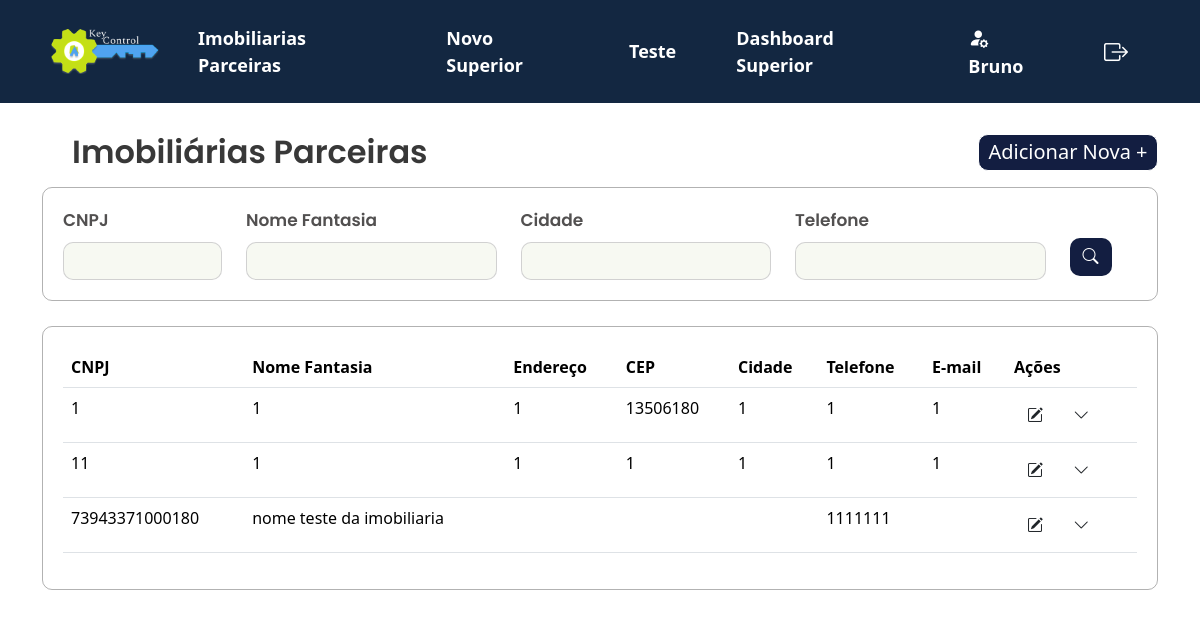
Page /KeyControl/projeto/views/lista_imobiliarias.php (signed in) on the committed database.
### tables this page shows
CREATE TABLE `imobiliaria` (
  `cnpj` varchar(14) NOT NULL,
  `nome_fantasia` varchar(255) DEFAULT NULL,
  `endereco` varchar(50) DEFAULT NULL,
  `numeroimobiliaria` int(11) DEFAULT NULL,
  `cepimobiliaria` int(11) DEFAULT NULL,
  `cidadeimobiliaria` varchar(50) DEFAULT NULL,
  `telefoneimobiliaria` varchar(9) DEFAULT NULL,
  `emailimobiliaria` varchar(50) DEFAULT NULL,
  `logo_imobiliaria` blob DEFAULT NULL
);

### KeyControl/projeto/app/controllers/filtro_imobiliaria.php (called while the page is built, shortened)
<?php
include '../app/controllers/db_conexao.php';
function buildQuery($cnpj, $nome_fantasia, $endereco, $numeroimobiliaria, $cepimobiliaria, $cidadeimobiliaria, $telefoneimobiliaria, $emailimobiliaria) {
    $sql = "SELECT * FROM imobiliaria WHERE 1=1";
    $params = [];
    return [$sql, $params];
}
$cnpj = $_POST['cnpj'] ?? '';
$nome_fantasia = $_POST['nome_fantasia'] ?? '';
$endereco = $_POST['endereco'] ?? '';
$numeroimobiliaria = $_POST['numeroimobiliaria'] ?? '';
$cepimobiliaria = $_POST['cepimobiliaria'] ?? '';
$cidadeimobiliaria = $_POST['cidadeimobiliaria'] ?? '';
$telefoneimobiliaria = $_POST['telefoneimobiliaria'] ?? '';
$emailimobiliaria = $_POST['emailimobiliaria'] ?? '';
list($sql, $params) = buildQuery($cnpj, $nome_fantasia, $endereco, $numeroimobiliaria, $cepimobiliaria, $cidadeimobiliaria, $telefoneimobiliaria, $emailimobiliaria);
if (isset($pdo) && $pdo) {
    try {
        $stmt = $pdo->prepare($sql);
        $stmt->execute($params);
        $result = $stmt->fetchAll(PDO::FETCH_ASSOC);
    } catch (Exception $e) {
        echo "Erro na execução da consulta: " . htmlspecialchars($e->getMessage());
    }
} else {
    echo "Erro na conexão com o banco de dados.";
}
?>

### KeyControl/projeto/views/lista_imobiliarias.php (the view, shortened to what this page needs)
<?php
   include '../app/controllers/filtro_imobiliaria.php';
?>
<!DOCTYPE html>
<html lang="pt-br">
   <head>
      <link href="https://cdn.jsdelivr.net/npm/bootstrap@5.3.3/dist/css/bootstrap.min.css" rel="stylesheet">
      <link rel="stylesheet" href="../public/assets/js/menu.js">
      <link rel="stylesheet" href="https://cdn.jsdelivr.net/npm/bootstrap-icons@1.10.5/font/bootstrap-icons.css">
      <link rel="stylesheet" type="text/css" href="../public/assets/css/style2.css">
   </head>
   <body>
      <?php include 'navbar_superior.php'; ?>
      <section>
         <div class="container">
            <div class="d-flex justify-content-between align-items-center mb-3">
                <h2 class="mb-0">Imobiliárias Parceiras</h2>
                <a href="../views/cadastro_imobiliaria.php" class="button_adicionarnovo">Adicionar Nova +</a>
            </div>
         </div>
         <div class="container">
            <form method="POST" action="">
               <div class="filtros-container">
                  <div class="row g-12">
                     <div class="col-md-2">
                        <label for="cnpj" class="form-label">CNPJ</label>
                        <input type="text" id="cnpj" class="form-control" name="cnpj" value="<?= htmlspecialchars($_POST['cnpj'] ?? '') ?>">
                     </div>
                     <div class="col-md-3">
                        <label for="nome_fantasia" class="form-label">Nome Fantasia</label>
                        <input type="text" id="nome_fantasia" class="form-control" name="nome_fantasia" value="<?= htmlspecialchars($_POST['nome_fantasia'] ?? '') ?>">
                     </div>
                     <div class="col-md-3">
                        <label for="cidadeimobiliaria" class="form-label">Cidade</label>
                        <input type="text" id="cidadeimobiliaria" class="form-control" name="cidadeimobiliaria" value="<?= htmlspecialchars($_POST['cidadeimobiliaria'] ?? '') ?>">
                     </div>
                     <div class="col-md-3">
                        <label for="telefoneimobiliaria" class="form-label">Telefone</label>
                        <input type="text" id="telefoneimobiliaria" class="form-control" name="telefoneimobiliaria" value="<?= htmlspecialchars($_POST['telefoneimobiliaria'] ?? '') ?>">
                     </div>
                     <div class="col-md-1">
                        <button class="btn btn-buscar" type="submit">
                           <i class="bi bi-search"></i>
                        </button>
                     </div>
                  </div>
               </div>
            </form>
         </div>
      </section>
      <section>
         <div class="container">
            <div class="card_relatório">
               <table class="table table-hover">
                  <thead>
                     <tr>
                        <th>CNPJ</th>
                        <th>Nome Fantasia</th>
                        <th>Endereço</th>
                        <th>CEP</th>
                        <th>Cidade</th>
                        <th>Telefone</th>
                        <th>E-mail</th>
                        <th>Ações</th>
                     </tr>
                  </thead>
                  <tbody>
                     <?php
                     if ($result && count($result) > 0) {
                         foreach ($result as $row) {
                             echo "<tr>
                                     <td>" . htmlspecialchars($row['cnpj']) . "</td>
                                     <td>" . htmlspecialchars($row['nome_fantasia']) . "</td>
                                     <td>" . htmlspecialchars($row['endereco']) . "</td>
                                     <td>" . htmlspecialchars($row['cepimobiliaria']) . "</td>
                                     <td>" . htmlspecialchars($row['cidadeimobiliaria']) . "</td>
                                     <td>" . htmlspecialchars($row['telefoneimobiliaria']) . "</td>
                                     <td>" . htmlspecialchars($row['emailimobiliaria']) . "</td>
                                     <td>
                                         <button class='btn' onclick='editRecord(" . htmlspecialchars($row['cnpj']) . ")'>
                                             <i class='bi bi-pencil-square'></i>
                                         </button>
                                         <button class='btn' onclick='toggleSubMenu(this)'>
                                             <i class='bi bi-chevron-down'></i>
                                         </button>
                                         <div class='submenu' style='display: none;'>
                                             <div class='submenu-options'>
                                                 <button class='imprimir' onclick='printInfo(" . htmlspecialchars($row['cnpj']) . ")'>
                                                     <i class='bi bi-printer'></i> Imprimir
                                                 </button>
                                                 <button class='email' onclick='sendEmail(\"" . htmlspecialchars($row['emailimobiliaria'] ?? '') . "\")'>
                                                     <i class='bi bi-envelope'></i> E-mail
                                                 </button>
                                                 <button class='excluir' onclick='deleteRecord(" . htmlspecialchars($row['cnpj']) . ")'>
                                                     <i class='bi bi-trash'></i> Excluir
                                                 </button>
                                             </div>
                                         </div>
                                     </td>
                                 </tr>";
                         }
                     } else {
                         echo "<tr><td colspan='8'>Nenhum registro encontrado</td></tr>";
                     }
                     ?>
                  </tbody>
               </table>
            </div>
         </div>
      </section>
   </body>
</html>

### KeyControl/projeto/views/navbar_superior.php
<head>
  <link rel="stylesheet" type="text/css" href="../public/assets/css/style1.css">
</head>
<nav class="navbar navbar-expand-sm">
  <div class="container">
    <div class="collapse navbar-collapse" id="navbarNavDropdown">
      <ul class="navbar-nav align-items-center">
        <li>
          <a class="nav-link" href="../views/home_superior.php"><img src="../public/assets/img/Logomarca.png" width="110px"></a>
        </li>
      </ul>
      <ul class="navbar-nav align-items-center">
        <li class="nav-item dropdown">
          <a class="nav-link" href="./lista_imobiliarias.php">Imobiliarias Parceiras</a>
        </li>
      </ul>
      <ul class="navbar-nav align-items-center">
        <li class="nav-item dropdown">
          <a class="nav-link" href="./cadastro_superior.php">Novo Superior</a>
        </li>
      </ul>
      <ul class="navbar-nav align-items-center">
        <li class="nav-item dropdown">
          <a class="nav-link" href="#">Teste</a>
        </li>
      </ul>
      <ul class="navbar-nav align-items-center">
        <li class="nav-item dropdown">
          <a class="nav-link" href="#">Dashboard Superior</a>
        </li>
      </ul>
      <ul class="navbar-nav align-items-center">
        <li class="nav-item dropdown">
        <a class="nav-link" href="../views/perfil.php"><i class="bi bi-person-fill-gear fs-5"></i>
          <?php
          $user_name = htmlspecialchars($_SESSION['user_name'] ?? 'Usuário');
          $first_name = explode(' ', $user_name)[0];
          echo $first_name;
          ?>
          </a>
        </li>
      </ul>
      <ul class="navbar-nav align-items-center">
        <li class="nav-item dropdown">
          <a class="nav-link" href="../app/controllers/logout_superior.php"><i class="bi bi-box-arrow-right fs-4"></i></a>
        </li>
      </ul>
    </div>
  </div>
</nav>

### KeyControl/projeto/public/assets/css/style2.css (style rules this page uses)
h2 { font-family: "Poppins", sans-serif; font-weight: 600; font-style: normal; color: #383838; margin: 30px; }
.container h2 { position: relative; z-index: 1; }
nav { z-index: 3 !important; }
form { font-family: "Poppins", sans-serif; font-style: normal; font-weight: 600; font-size: 17px; color: rgb(82, 80, 80); }
input.form-control { background-color: #F7F9F2; color: #333; border: 0px; }
h2.mb-0 { margin-block: auto; }
.filtros-container input.form-control { border: 1px solid #3838383b; border-radius: 10px; }
.filtros-container { width: auto; height: auto; border: 1px solid #38383862; border-radius: 10px; padding: 20px; display: flex; }
.filtros-container .btn-buscar { margin-top: 30px; }
.btn-buscar { background-color: #131E41; color: white; border-radius: 10px; }
.card_relatório { width: auto; height: auto; border: 1px solid #38383862; border-radius: 10px; margin-top: 25px; margin-bottom: 20px; padding: 20px; }
.button_adicionarnovo { border: 1px solid; border-radius: 10px; background-color: #131E41; width: 180px; height: 37px; align-items: center; display: flex; justify-content: center; align-items: center; text-align: center; color: #ffffff; font-size: 20px; text-decoration: none; }

### KeyControl/projeto/public/assets/css/style1.css (style rules this page uses)
nav { background-color: #132741; margin-bottom: 30px; }
nav .nav-link { color: white; font-size: 18px; font-weight: 600; }
nav .nav-item { margin: 7px; padding: 0 15px; }
nav i { width: 100%; }

### rows in the picture
imobiliaria: cnpj "1", nome_fantasia "1", endereco "1", cepimobiliaria "13506180", cidadeimobiliaria "1", telefoneimobiliaria "1", emailimobiliaria "1"
imobiliaria: cnpj "11", nome_fantasia "1", endereco "1", cepimobiliaria "1", cidadeimobiliaria "1", telefoneimobiliaria "1", emailimobiliaria "1"
imobiliaria: cnpj "73943371000180", nome_fantasia "nome teste da imobiliaria", telefoneimobiliaria "1111111"

### other values in the picture
$first_name "Bruno"
